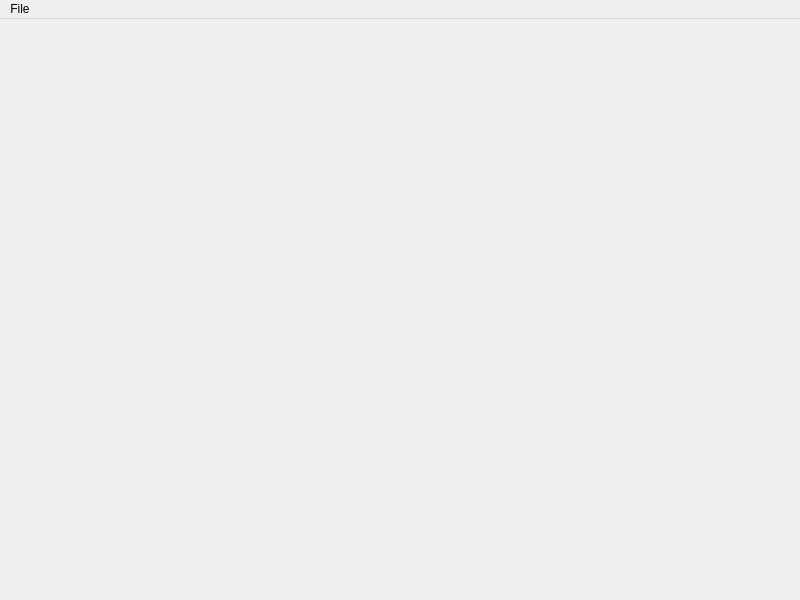
<?xml version="1.0" encoding="UTF-8"?>
<ui version="4.0">
 <class>MainWindow</class>
 <widget class="QMainWindow" name="MainWindow">
  <property name="geometry">
   <rect>
    <x>0</x>
    <y>0</y>
    <width>800</width>
    <height>600</height>
   </rect>
  </property>
  <property name="windowTitle">
   <string>Grass Simulator</string>
  </property>
  <widget class="GLWidget" name="centralWidget"/>
  <widget class="QMenuBar" name="menuBar">
   <property name="geometry">
    <rect>
     <x>0</x>
     <y>0</y>
     <width>800</width>
     <height>25</height>
    </rect>
   </property>
   <widget class="QMenu" name="menuFile">
    <property name="title">
     <string>File</string>
    </property>
    <addaction name="actionQuit"/>
   </widget>
   <addaction name="menuFile"/>
  </widget>
  <action name="actionQuit">
   <property name="text">
    <string>Quit</string>
   </property>
   <property name="shortcut">
    <string>Ctrl+Q</string>
   </property>
  </action>
 </widget>
 <layoutdefault spacing="6" margin="11"/>
 <customwidgets>
  <customwidget>
   <class>GLWidget</class>
   <extends>QWidget</extends>
   <header>glwidget.h</header>
   <container>1</container>
  </customwidget>
 </customwidgets>
 <resources/>
 <connections>
  <connection>
   <sender>actionQuit</sender>
   <signal>triggered()</signal>
   <receiver>MainWindow</receiver>
   <slot>close()</slot>
   <hints>
    <hint type="sourcelabel">
     <x>-1</x>
     <y>-1</y>
    </hint>
    <hint type="destinationlabel">
     <x>399</x>
     <y>299</y>
    </hint>
   </hints>
  </connection>
 </connections>
</ui>
